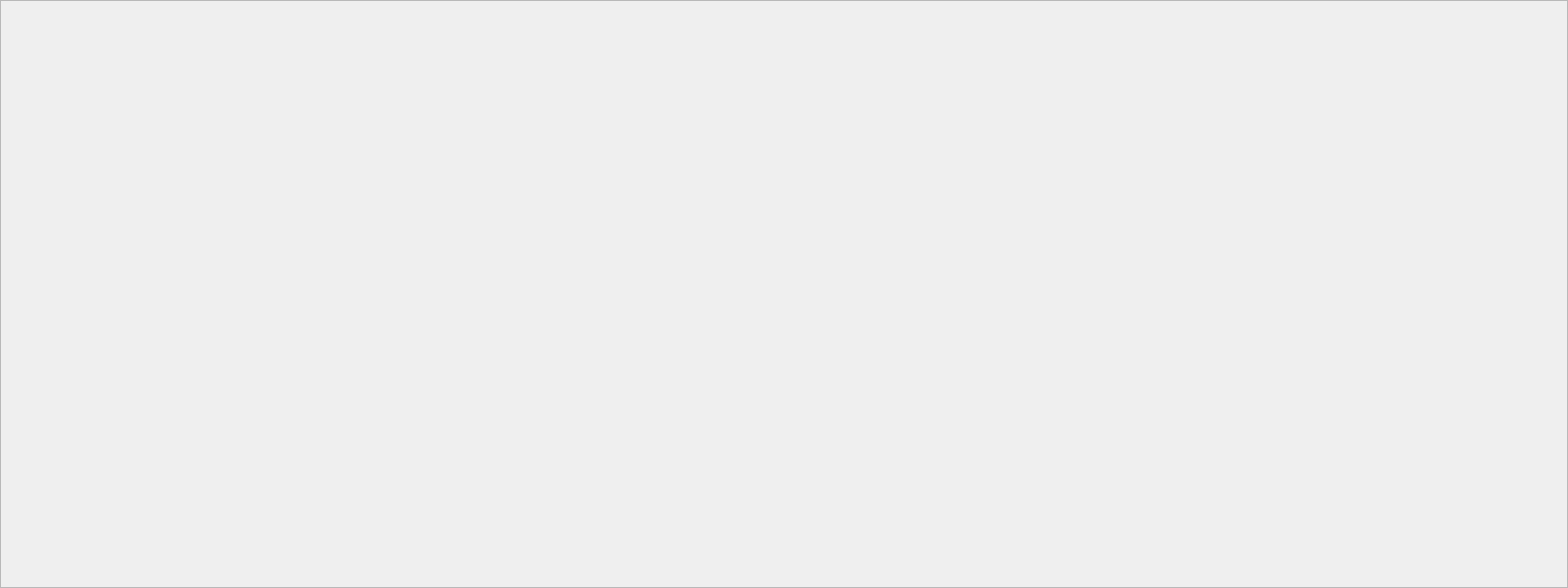
<?xml version="1.0" encoding="UTF-8"?>
<ui version="4.0">
 <class>VideoProcess</class>
 <widget class="QFrame" name="VideoProcess">
  <property name="geometry">
   <rect>
    <x>0</x>
    <y>0</y>
    <width>1600</width>
    <height>600</height>
   </rect>
  </property>
  <property name="windowTitle">
   <string>Frame</string>
  </property>
  <property name="frameShape">
   <enum>QFrame::StyledPanel</enum>
  </property>
  <property name="frameShadow">
   <enum>QFrame::Raised</enum>
  </property>
 </widget>
 <resources/>
 <connections/>
</ui>
